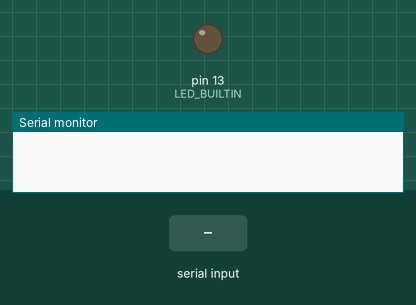
Bench run of a sketch on a simulated Arduino Uno, built with avr-gcc and run on an emulated ATmega328P. Shown: output pins drawn as LEDs (lit = HIGH), the last lines printed to the serial monitor. The test bench sets the inputs (shaded band).

Above: at 2.9 s.
3.0 s: "1" received over Serial
At 4.5 s:
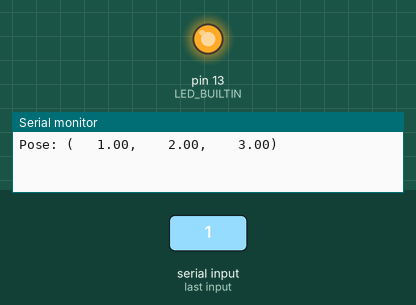
Timing chart, 0 to 11.5 s (numbered marks = the images above; inputs shaded):
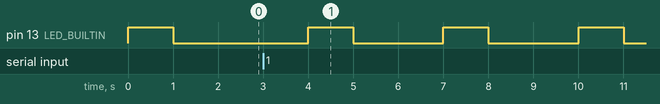

The sketch:

serial_test.ino
```cpp
#include "pose.h"

struct pose cur_pose = {
  1.0,
  2.0,
  3.0
};

void setup() {
  Serial.begin(115200);
  Serial.setTimeout(1);
  pinMode(LED_BUILTIN, OUTPUT);
}

void loop() {
  digitalWrite(LED_BUILTIN, HIGH);   // turn the LED on (HIGH is the voltage level)
  delay(1000);                       // wait for a second
  digitalWrite(LED_BUILTIN, LOW);    // turn the LED off by making the voltage LOW
  delay(1000);                       // wait for a second
  while (!Serial.available());
  // x = Serial.readString().toInt();
  Serial.print(cur_pose.toString());
  digitalWrite(LED_BUILTIN, LOW);    // turn the LED off by making the voltage LOW
  delay(1000);                       // wait for a second
}
```

pose.cpp
```cpp
#include "pose.h"

String pose::toString() {
    int val_size = 8;
    char xbuf[val_size];
    char ybuf[val_size];
    char zbuf[val_size];
    dtostrf(x, val_size-1, 2, xbuf);
    dtostrf(y, val_size-1, 2, ybuf);
    dtostrf(z, val_size-1, 2, zbuf);

    char buffer[val_size*3 + 14];
    sprintf(buffer, "Pose: (%s, %s, %s) ", xbuf, ybuf, zbuf);
    return buffer;
}
```

pose.h
```cpp
#include "Arduino.h"

struct pose {
    float x;
    float y;
    float z;
    String toString();
};
```

Measured:
- after the input at 3.0 s, pin 13 (LED_BUILTIN): alternates HIGH for 1.0 s and LOW for 2.0 s, starting after 1.0 s
